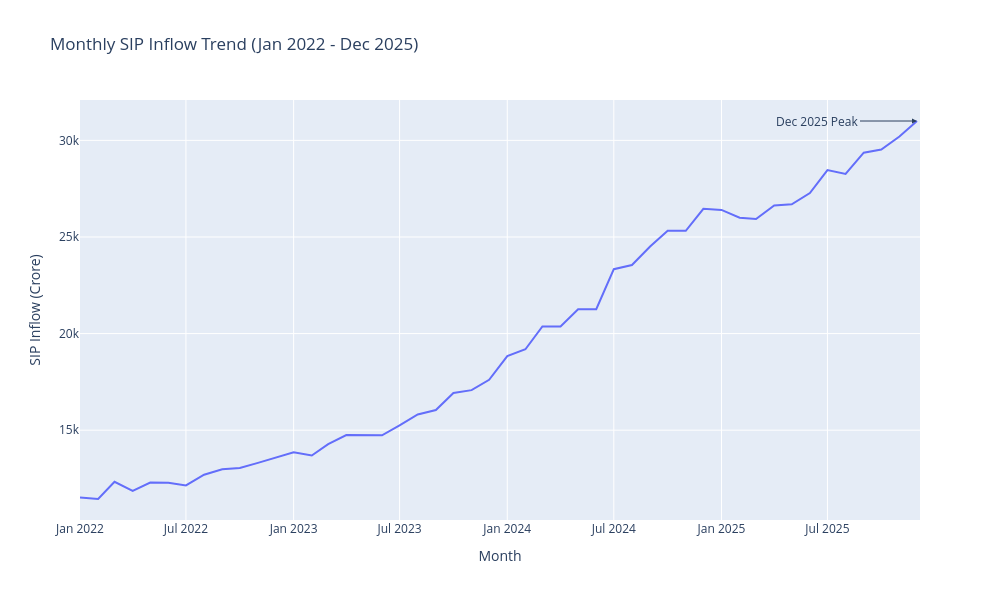

The notebook cell saved with this chart:
### Code cell
# Monthly SIP Inflow Trend with December 2025 Highlight [3]

monthly_sip_inflows['month'] = pd.to_datetime(
    monthly_sip_inflows['month']
)

fig = px.line(monthly_sip_inflows, 
              x='month', 
              y='sip_inflow_crore',
              title='Monthly SIP Inflow Trend (Jan 2022 - Dec 2025)',
              labels={'month': 'Month', 'sip_inflow_crore': 'SIP Inflow (Crore)'})

# Highlight December 2025 peak
dec_2025 = monthly_sip_inflows[
    monthly_sip_inflows['month'].dt.strftime('%Y-%m') == '2025-12'
]

if not dec_2025.empty:
    fig.add_annotation(
        x=dec_2025['month'].iloc[0].to_pydatetime(),
        y=dec_2025['sip_inflow_crore'].iloc[0],
        text="Dec 2025 Peak",
        showarrow=True,
        arrowhead=2,
        ax=-100,
        ay=0
    )

fig.update_layout(height=600, width=1000)
fig.write_image('../reports/figures/monthly_sip_inflow_trend.png')
fig.show()

print(dec_2025)

### Figure 1 — Plotly figure (JSON) as saved in the notebook; plotly's stock layout.template omitted (floating-point values rounded to 4 significant figures)
{"data": [{"hovertemplate": "Month=%{x}<br>SIP Inflow (Crore)=%{y}<extra></extra>", "legendgroup": "", "line": {"color": "#636efa", "dash": "solid"}, "marker": {"symbol": "circle"}, "mode": "lines", "name": "", "orientation": "v", "showlegend": false, "type": "scatter", "x": ["2022-01-01T00:00:00", "2022-02-01T00:00:00", "2022-03-01T00:00:00", "2022-04-01T00:00:00", "2022-05-01T00:00:00", "2022-06-01T00:00:00", "2022-07-01T00:00:00", "2022-08-01T00:00:00", "2022-09-01T00:00:00", "2022-10-01T00:00:00", "2022-11-01T00:00:00", "2022-12-01T00:00:00", "2023-01-01T00:00:00", "2023-02-01T00:00:00", "2023-03-01T00:00:00", "2023-04-01T00:00:00", "2023-05-01T00:00:00", "2023-06-01T00:00:00", "2023-07-01T00:00:00", "2023-08-01T00:00:00", "2023-09-01T00:00:00", "2023-10-01T00:00:00", "2023-11-01T00:00:00", "2023-12-01T00:00:00", "2024-01-01T00:00:00", "2024-02-01T00:00:00", "2024-03-01T00:00:00", "2024-04-01T00:00:00", "2024-05-01T00:00:00", "2024-06-01T00:00:00", "2024-07-01T00:00:00", "2024-08-01T00:00:00", "2024-09-01T00:00:00", "2024-10-01T00:00:00", "2024-11-01T00:00:00", "2024-12-01T00:00:00", "2025-01-01T00:00:00", "2025-02-01T00:00:00", "2025-03-01T00:00:00", "2025-04-01T00:00:00", "2025-05-01T00:00:00", "2025-06-01T00:00:00", "2025-07-01T00:00:00", "2025-08-01T00:00:00", "2025-09-01T00:00:00", "2025-10-01T00:00:00", "2025-11-01T00:00:00", "2025-12-01T00:00:00"], "xaxis": "x", "y": [11517, 11438, 12328, 11863, 12286, 12276, 12140, 12694, 12976, 13040, 13306, 13573, 13856, 13687, 14276, 14749, 14749, 14734, 15245, 15814, 16042, 16928, 17073, 17610, 18838, 19187, 20371, 20371, 21262, 21262, 23332, 23547, 24509, 25323, 25320, 26459, 26400, 25999, 25926, 26632, 26688, 27274, 28464, 28265, 29361, 29529, 30200, 31002], "yaxis": "y"}], "layout": {"annotations": [{"arrowhead": 2, "ax": -100, "ay": 0, "showarrow": true, "text": "Dec 2025 Peak", "x": "2025-12-01T00:00:00", "y": 31002}], "height": 600, "legend": {"tracegroupgap": 0}, "title": {"text": "Monthly SIP Inflow Trend (Jan 2022 - Dec 2025)"}, "width": 1000, "xaxis": {"anchor": "y", "domain": [0, 1], "title": {"text": "Month"}}, "yaxis": {"anchor": "x", "domain": [0, 1], "title": {"text": "SIP Inflow (Crore)"}}}}
